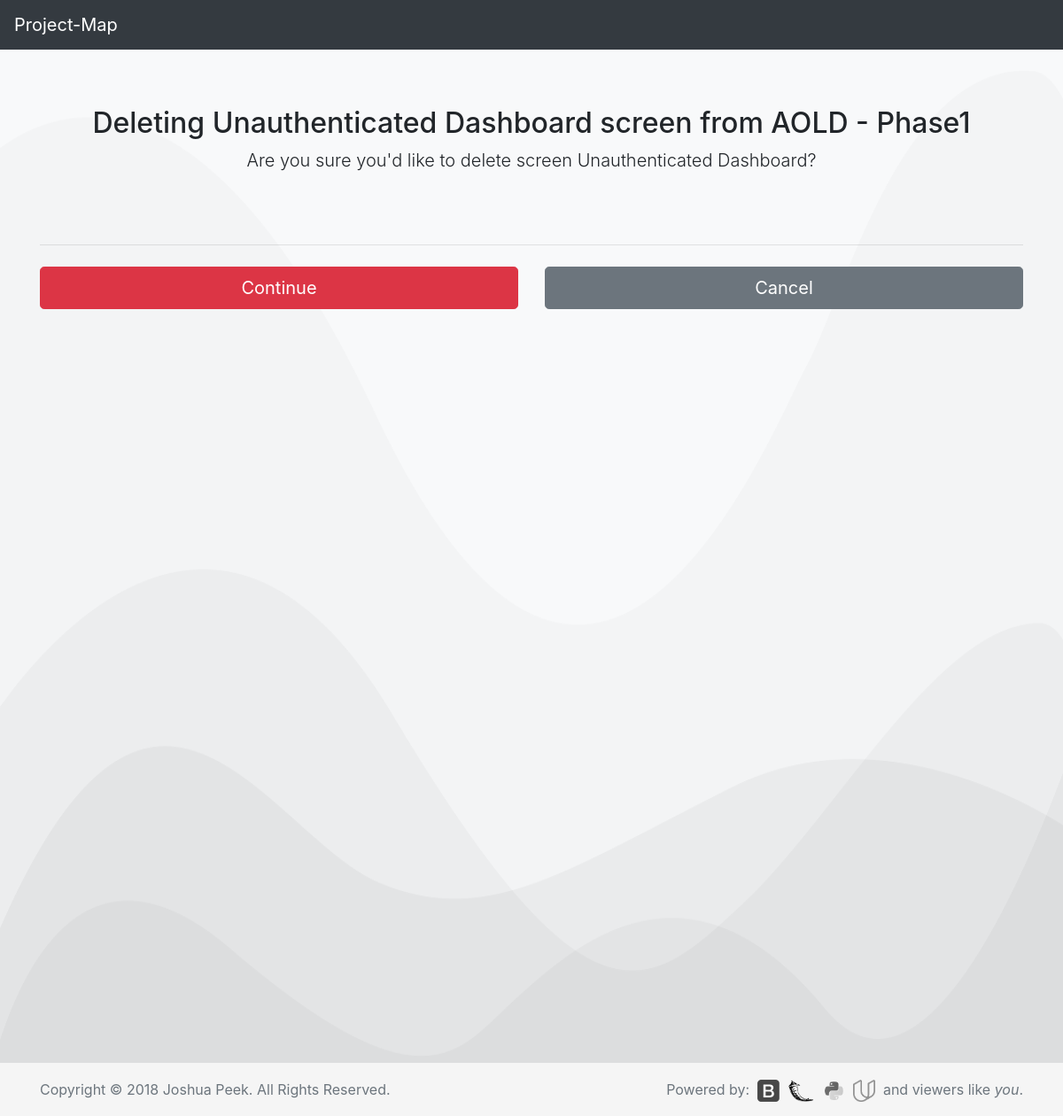
/scrn?1&d, run on an earlier commit of the app's database.
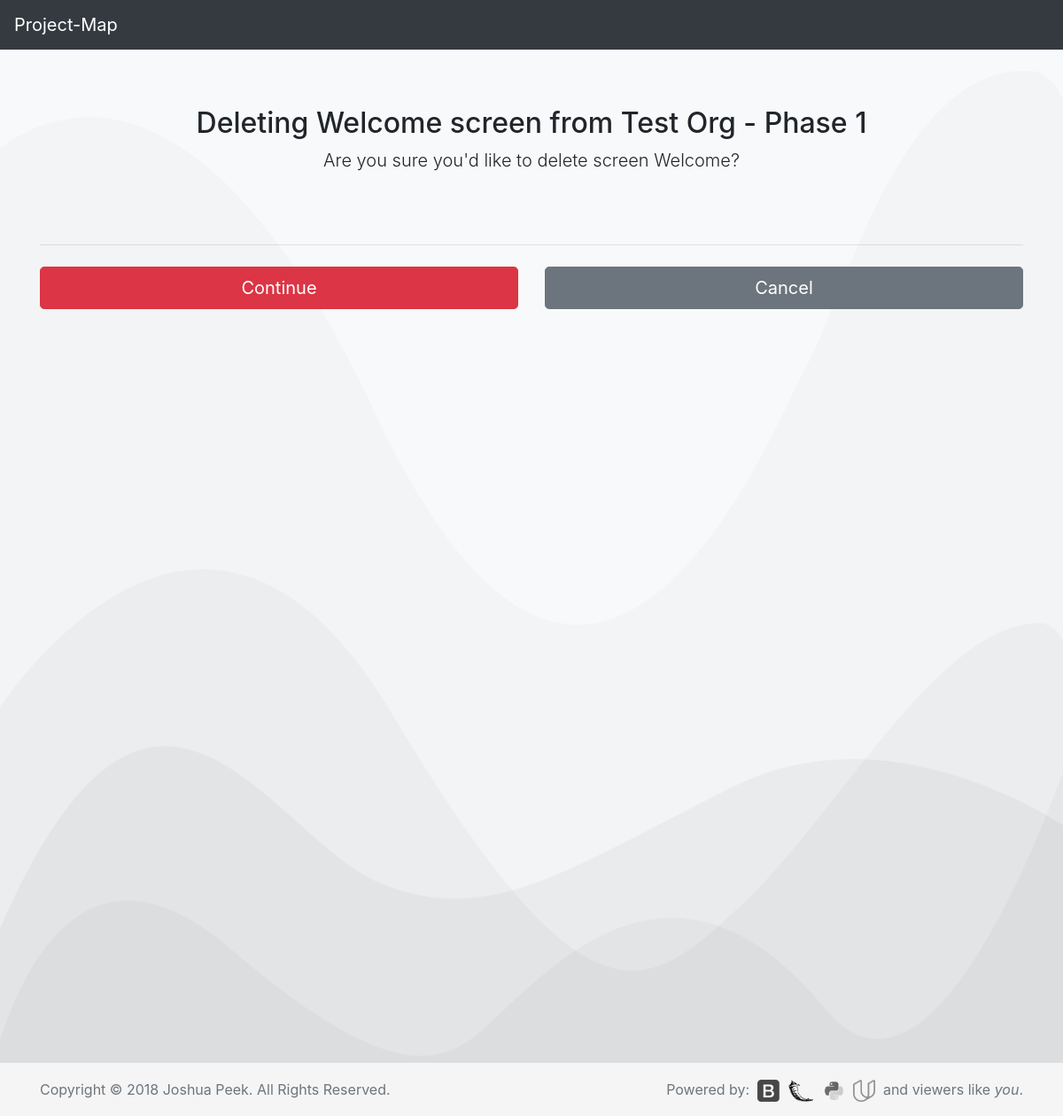
And on a later commit of the database.
### database_setup.py (models this page shows, shortened)
class Screen(Base):
    __tablename__ = 'screen'
    id = Column(Integer, primary_key=True)
    title = Column(String(250), nullable=False)
    description = Column(String(500))
    project_id = Column(Integer, ForeignKey('project.id'))
    project = relationship(Project)

class Org(Base):
    __tablename__ = 'org'
    id = Column(Integer, primary_key=True)
    title = Column(String(250), nullable=False)
    description = Column(String(500))

class Project(Base):
    __tablename__ = 'project'
    id = Column(Integer, primary_key=True)
    title = Column(String(250), nullable=False)
    description = Column(String(500))
    org_id = Column(Integer, ForeignKey('org.id'))
    org = relationship(Org)

### app.py (the view)
@app.route('/scrn?<int:screen_id>&d', methods=['GET', 'POST'])
def delScreen(screen_id):
    delScreen = session.query(Screen).filter_by(id=screen_id).one()
    org_id=delScreen.project.org.id
    project_id=delScreen.project.id
    allorgs = session.query(Org).all()
    allprojects = session.query(Project).all()
    if request.method == 'POST':
        session.delete(delScreen)
        session.commit()
        flash("Screen Removed")
        return redirect(url_for('projectPage', project_id=screen.project.id,
            screen_id=screen_id))
    else:
        return render_template('delete/screen.html', i=delScreen)

### templates/delete/screen.html (shortened to what this page needs)
<!doctype html>
<html lang="en">
  {% include "header.html" %}
  <body>
    <nav class="navbar navbar-expand-md navbar-dark fixed-top bg-dark">
      <a class="navbar-brand" href="/">Project-Map</a>
    </nav>
  <body class="bg-light">
    <div class="container">
      <div class="py-5 text-center">
        <h2>Deleting {{i.title}} screen from {{i.project.org.title}} - {{i.project.title}}</h2>
        <p class="lead">Are you sure you'd like to delete screen {{i.title}}?</p>
      </div>
      <div class="row">
        <div class="col-md-12 order-md-1">
          <form class="needs-validation" action='{{url_for('delScreen', screen_id=i.id)}}' method='post' novalidate>
            <hr class="mb-4">
            <div class="row">
              <div class="col-md-6 mb-3">
                <button class="btn btn-danger btn-lg btn-block" type="Edit">Continue</button>
              </div>
          </form>
              <div class="col-md-6 mb-3">
                <form action="{{url_for('projectPage', org_id = i.project.org.id, project_id=i.project.id)}}">
                  <button class="btn btn-secondary btn-lg btn-block" type="submit">Cancel</button>
                </form>
              </div>
            </div>
        </div>
      </div>
  {% include "footer.html" %}
  </body>
</html>

What changed in the data, as far as the page shows it:
changed Screen: title "Unauthenticated Dashboard" → "Welcome"
changed Org: project.org "AOLD" → "Test Org"
changed Project: project "Phase1" → "Phase 1"
